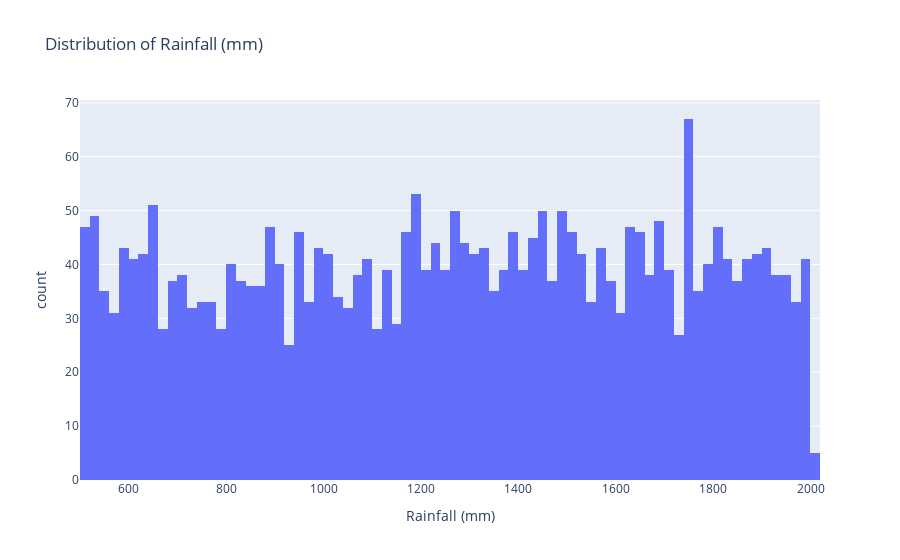
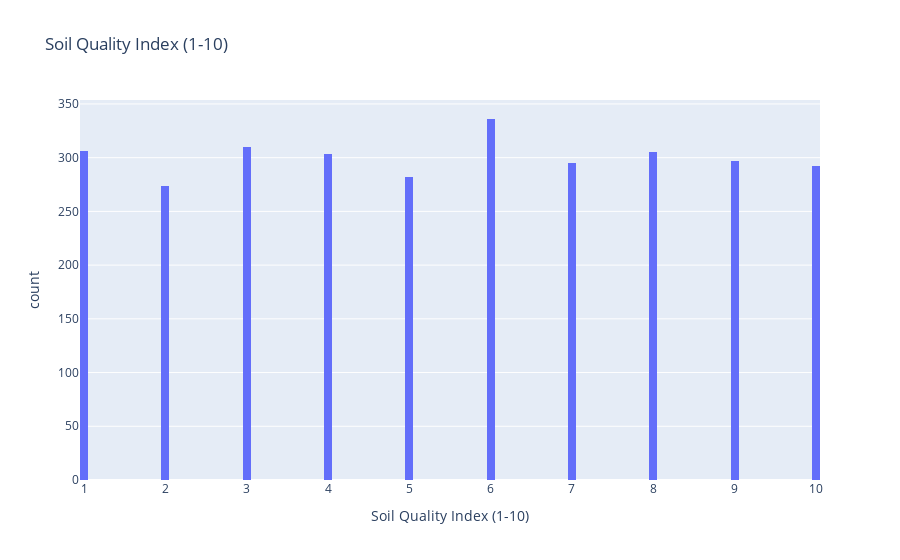
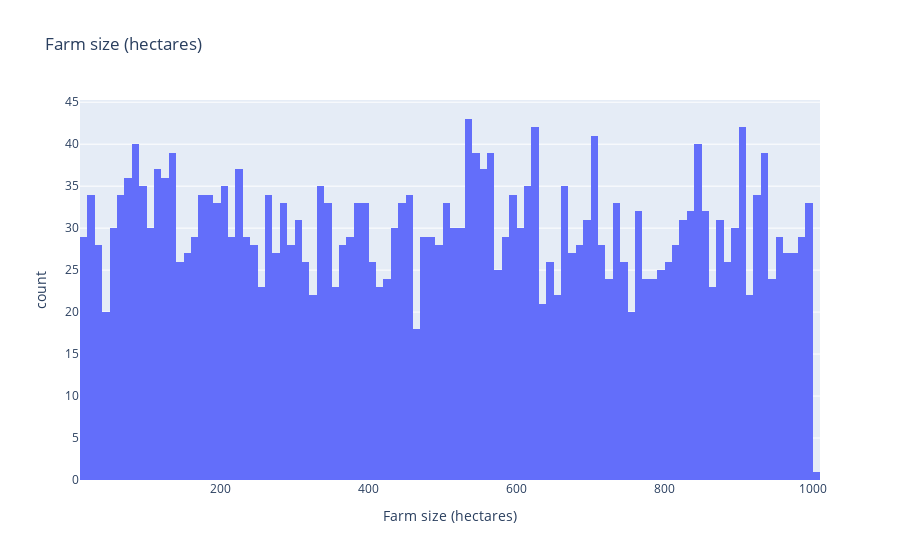
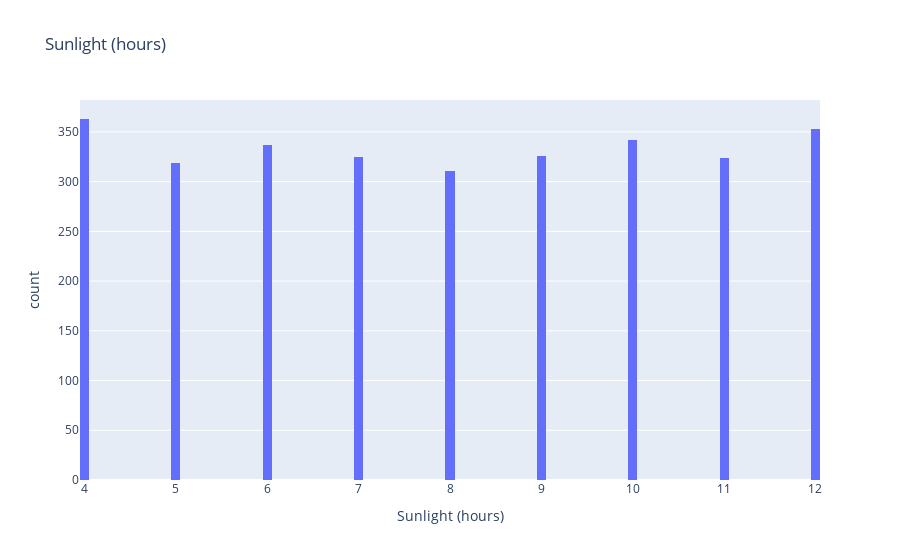

The notebook cell saved with these charts, in order:
### Markdown cell above
### Univariate Analysis:

### Code cell
import plotly.express as px

# Univariate Analysis

# 1. Rainfall distribution
fig_rainfall = px.histogram(
    df,
    x='rainfall_mm',
    nbins=100,
    title='Distribution of Rainfall (mm)',
    labels={'rainfall_mm': 'Rainfall (mm)'}
)

# 2. Soil quality index
fig_soil_quality = px.histogram(
    df,
    x='soil_quality_index',
    nbins=100,
    title='Soil Quality Index (1-10)',
    labels={'soil_quality_index': 'Soil Quality Index (1-10)'}
)

# 3. Farm size
fig_farm_size_hectares = px.histogram(
    df,
    x='farm_size_hectares',
    nbins=100,
    title='Farm size (hectares)',
    labels={'farm_size_hectares': 'Farm size (hectares)'}
)

# 4. Sunlight hours
fig_sunlight_hours = px.histogram(
    df,
    x='sunlight_hours',
    nbins=100,
    title='Sunlight (hours)',
    labels={'sunlight_hours': 'Sunlight (hours)'}
)

# 5. Fertilizer
fig_fertilizer_kg = px.histogram(
    df,
    x='fertilizer_kg',
    nbins=100,
    title='Fertilizer (kg)',
    labels={'fertilizer_kg': 'Fertilizer (kg)'}
)

# 6. Crop yield distribution
fig_crop_yield = px.histogram(
    df,
    x='crop_yield',
    nbins=100,
    title='Distribution of Crop Yield (tons per hectare)',
    labels={'crop_yield': 'Crop Yield (tons/ha)'}
)

import plotly.io as pio
# VS Code works best with this renderer:
pio.renderers.default = "vscode"      # or "notebook_connected" if not in VS Code

fig_rainfall.show()
fig_soil_quality.show()
fig_farm_size_hectares.show()
fig_sunlight_hours.show()
fig_fertilizer_kg.show()
fig_crop_yield.show()

### Figure 1 — Plotly figure (JSON) as saved in the notebook; plotly's stock layout.template omitted (floating-point values rounded to 4 significant figures; data arrays with more than 128 entries replaced by an {"elided": "..."} marker saying what was removed)
{"data": [{"bingroup": "x", "hovertemplate": "Rainfall (mm)=%{x}<br>count=%{y}<extra></extra>", "legendgroup": "", "marker": {"color": "#636efa", "pattern": {"shape": ""}}, "name": "", "nbinsx": 100, "orientation": "v", "showlegend": false, "type": "histogram", "x": {"elided": "3000 int values"}, "xaxis": "x", "yaxis": "y"}], "layout": {"barmode": "relative", "legend": {"tracegroupgap": 0}, "title": {"text": "Distribution of Rainfall (mm)"}, "xaxis": {"anchor": "y", "domain": [0, 1], "title": {"text": "Rainfall (mm)"}}, "yaxis": {"anchor": "x", "domain": [0, 1], "title": {"text": "count"}}}}

### Figure 2 — Plotly figure (JSON) as saved in the notebook; plotly's stock layout.template omitted (floating-point values rounded to 4 significant figures; data arrays with more than 128 entries replaced by an {"elided": "..."} marker saying what was removed)
{"data": [{"bingroup": "x", "hovertemplate": "Soil Quality Index (1-10)=%{x}<br>count=%{y}<extra></extra>", "legendgroup": "", "marker": {"color": "#636efa", "pattern": {"shape": ""}}, "name": "", "nbinsx": 100, "orientation": "v", "showlegend": false, "type": "histogram", "x": {"elided": "3000 int values"}, "xaxis": "x", "yaxis": "y"}], "layout": {"barmode": "relative", "legend": {"tracegroupgap": 0}, "title": {"text": "Soil Quality Index (1-10)"}, "xaxis": {"anchor": "y", "domain": [0, 1], "title": {"text": "Soil Quality Index (1-10)"}}, "yaxis": {"anchor": "x", "domain": [0, 1], "title": {"text": "count"}}}}

### Figure 3 — Plotly figure (JSON) as saved in the notebook; plotly's stock layout.template omitted (floating-point values rounded to 4 significant figures; data arrays with more than 128 entries replaced by an {"elided": "..."} marker saying what was removed)
{"data": [{"bingroup": "x", "hovertemplate": "Farm size (hectares)=%{x}<br>count=%{y}<extra></extra>", "legendgroup": "", "marker": {"color": "#636efa", "pattern": {"shape": ""}}, "name": "", "nbinsx": 100, "orientation": "v", "showlegend": false, "type": "histogram", "x": {"elided": "3000 int values"}, "xaxis": "x", "yaxis": "y"}], "layout": {"barmode": "relative", "legend": {"tracegroupgap": 0}, "title": {"text": "Farm size (hectares)"}, "xaxis": {"anchor": "y", "domain": [0, 1], "title": {"text": "Farm size (hectares)"}}, "yaxis": {"anchor": "x", "domain": [0, 1], "title": {"text": "count"}}}}

### Figure 4 — Plotly figure (JSON) as saved in the notebook; plotly's stock layout.template omitted (floating-point values rounded to 4 significant figures; data arrays with more than 128 entries replaced by an {"elided": "..."} marker saying what was removed)
{"data": [{"bingroup": "x", "hovertemplate": "Sunlight (hours)=%{x}<br>count=%{y}<extra></extra>", "legendgroup": "", "marker": {"color": "#636efa", "pattern": {"shape": ""}}, "name": "", "nbinsx": 100, "orientation": "v", "showlegend": false, "type": "histogram", "x": {"elided": "3000 int values"}, "xaxis": "x", "yaxis": "y"}], "layout": {"barmode": "relative", "legend": {"tracegroupgap": 0}, "title": {"text": "Sunlight (hours)"}, "xaxis": {"anchor": "y", "domain": [0, 1], "title": {"text": "Sunlight (hours)"}}, "yaxis": {"anchor": "x", "domain": [0, 1], "title": {"text": "count"}}}}
